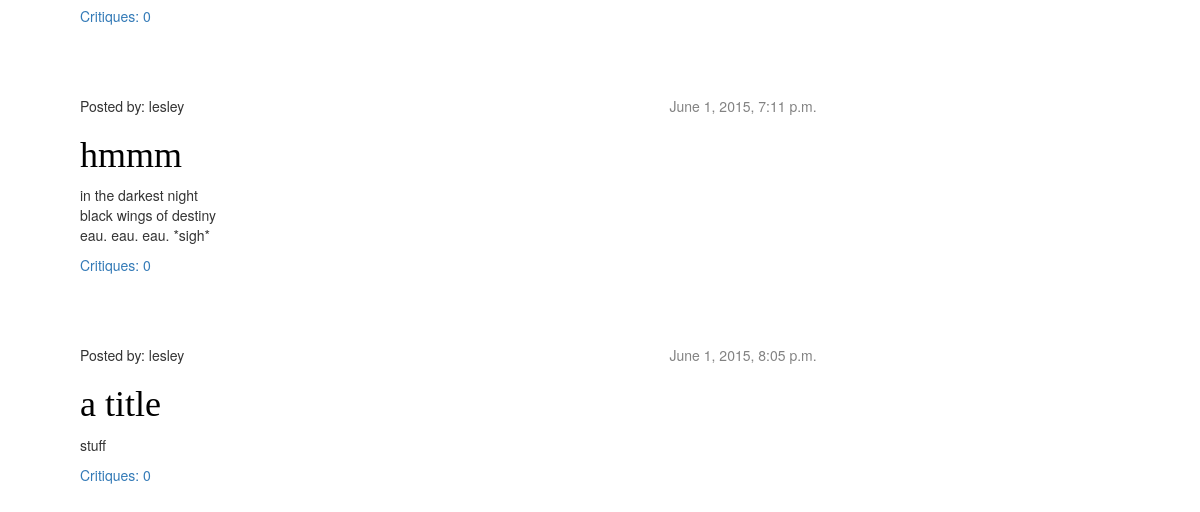
The app's page / (lower part), older data.
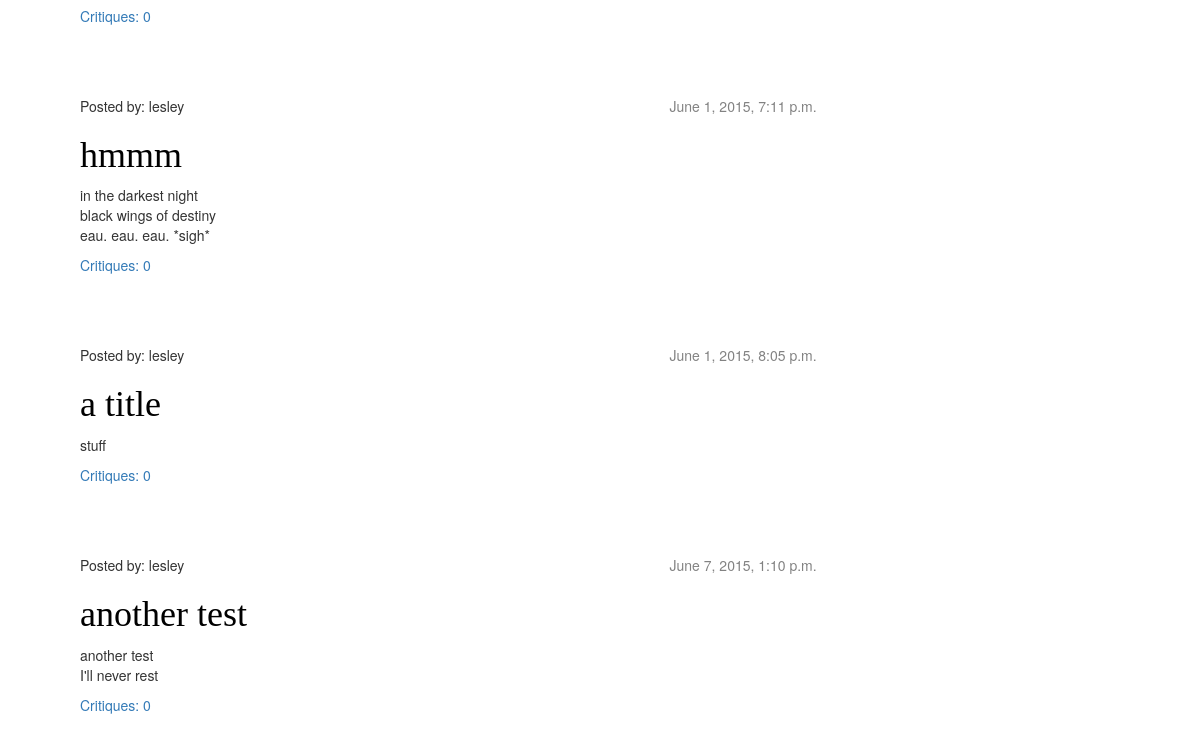
The same page, newer data.
### entry/models.py (models this page shows, shortened)
class Post(models.Model):
    author = models.ForeignKey('auth.User')
    title = models.CharField(max_length=200)
    text = models.TextField(blank=True)
    create_date = models.DateTimeField(default=timezone.now)
    publish_date = models.DateTimeField(blank=True, null=True)

### entry/views.py (the view)
# urls.py: url(r'^$', views.post_list),
def post_list(request):
    posts = Post.objects.filter(publish_date__lte=timezone.now()).order_by('publish_date')
    return render(request, 'entry/post_list.html', {'posts':posts})

### entry/templates/entry/post_list.html
{% extends "entry/base.html" %}
{% block content %}
    {% for post in posts %}
        <div class="post">
            <div class="date">
                {{ post.publish_date }}
            </div>
            <div class="author">
                Posted by:  <str>{{ post.author }}</str>
            </div>
            <h1><a href="{% url "entry.views.post_detail" pk=post.pk %}">{{ post.title }}</a></h1>
            <p>{{ post.text|linebreaks }}</p>
            <a href="{% url 'entry.views.post_detail' pk=post.pk %}">Critiques: {{ post.comments.count }}</a>
        </div>
    {% endfor %}
{% endblock content %}

Row changes from the older to the newer data that the page shows:
added Post: publish_date "June 7, 2015, 1:10 p.m.", author "lesley", title "another test", text "another test I'll never rest", comments.count "0"
